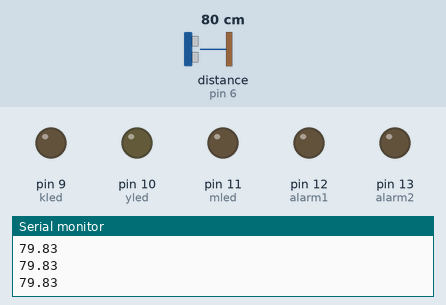
The sketch below on a simulated Arduino Uno, built with avr-gcc and run on an emulated ATmega328P. Shown: output pins drawn as LEDs (lit = HIGH), the last lines printed to the serial monitor. Wiring (inferred from the names in the program): ultrasonic range finder: trigger pin 7; echo pin 6. Dashed ring = blinking. The inputs (shaded band) are chosen by the test bench; at power-on: distance to the obstacle (sensor on pin 6) 80 cm. The echo pulse lasts 58.3 µs per cm; pins used as bus, display or sensor lines are not drawn.

Above: at 1.2 s.
1.3 s: distance to the obstacle (sensor on pin 6) set to 17 cm
2.8 s: distance to the obstacle (sensor on pin 6) set to 13 cm
At 3.1 s:
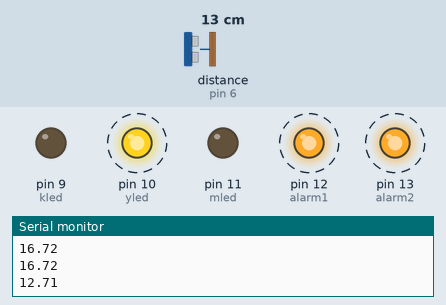
5.8 s: distance to the obstacle (sensor on pin 6) set to 11 cm
At 6.48 s:
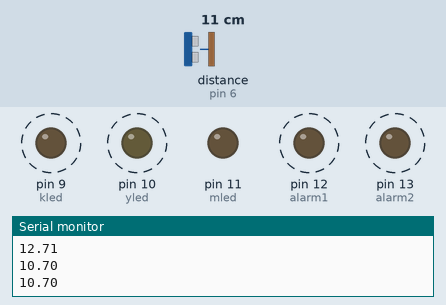
8.8 s: distance to the obstacle (sensor on pin 6) set to 2 cm
At 9.6 s:
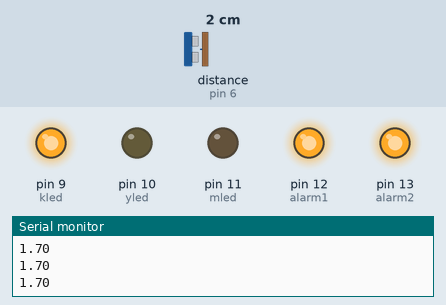
10.6 s: distance to the obstacle (sensor on pin 6) set to 5 cm
At 11.24 s:
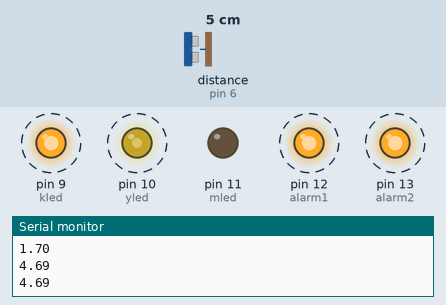
13.6 s: distance to the obstacle (sensor on pin 6) set to 18 cm
Timing chart, 0 to 16.1 s (numbered marks = the images above; inputs shaded):
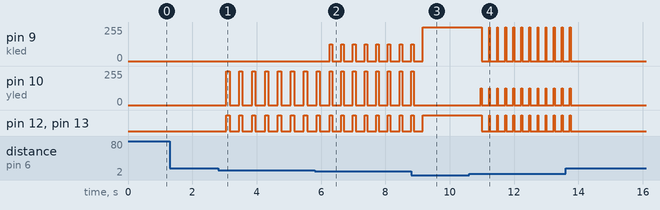

The sketch:

ParkSensoru.ino
```cpp
#define echo 6
#define trig 7
#define kled 9
#define yled 10
#define mled 11
#define alarm1 12
#define alarm2 13

void setup() {
  pinMode(trig,OUTPUT);
  pinMode(echo,INPUT);
  pinMode(kled,OUTPUT);
  pinMode(yled,OUTPUT);
  pinMode(mled,OUTPUT);
  pinMode(alarm1,OUTPUT);
  pinMode(alarm2,OUTPUT);

  Serial.begin(9600);

}

void loop() {
  digitalWrite(trig,LOW);
  delayMicroseconds(2);
  digitalWrite(trig,HIGH);
  delayMicroseconds(2);
  digitalWrite(trig,LOW);

  float zaman = pulseIn(echo,HIGH);
  float kalanmesafe = zaman/58.2;
  Serial.println(kalanmesafe);
  delay(200);

  if(kalanmesafe <= 15 and kalanmesafe >12){
    analogWrite(kled,0);
    analogWrite(yled,255);
    analogWrite(mled,0);
    digitalWrite(alarm1,HIGH);
    digitalWrite(alarm2,HIGH);
    delay(100);
    analogWrite(kled,0);
    analogWrite(yled,0);
    analogWrite(mled,0);
    digitalWrite(alarm1,LOW);
    digitalWrite(alarm2,LOW);
    delay(100);
  }
    else if(kalanmesafe <= 12 and kalanmesafe >9){
    analogWrite(kled,125);
    analogWrite(yled,255);
    analogWrite(mled,0);
    digitalWrite(alarm1,HIGH);
    digitalWrite(alarm2,HIGH);
    delay(80);
    analogWrite(kled,0);
    analogWrite(yled,0);
    analogWrite(mled,0);
    digitalWrite(alarm1,LOW);
    digitalWrite(alarm2,LOW);
    delay(80);
    }
    else if(kalanmesafe <= 9 and kalanmesafe >6){
    analogWrite(kled,255);
    analogWrite(yled,255);
    analogWrite(mled,0);
    digitalWrite(alarm1,HIGH);
    digitalWrite(alarm2,HIGH);
    delay(50);
    analogWrite(kled,0);
    analogWrite(yled,0);
    analogWrite(mled,0);
    digitalWrite(alarm1,LOW);
    digitalWrite(alarm2,LOW);
    delay(50);
    }
    else if(kalanmesafe <= 6 and kalanmesafe >3){
    analogWrite(kled,255);
    analogWrite(yled,125);
    analogWrite(mled,0);
    digitalWrite(alarm1,HIGH);
    digitalWrite(alarm2,HIGH);
    delay(25);
    analogWrite(kled,0);
    analogWrite(yled,0);
    analogWrite(mled,0);
    digitalWrite(alarm1,LOW);
    digitalWrite(alarm2,LOW);
    delay(25);
    }
    else if(kalanmesafe <= 3 and kalanmesafe >0){
    analogWrite(kled,255);
    analogWrite(yled,0);
    analogWrite(mled,0);
    digitalWrite(alarm1,HIGH);
    digitalWrite(alarm2,HIGH);
    }
    else{
      analogWrite(kled,0);
      analogWrite(yled,0);
      analogWrite(mled,0);
      digitalWrite(alarm1,LOW);
      digitalWrite(alarm2,LOW);
      }
      }
```

Measured:
- the behaviour switches between 16 and 15 cm on distance to the obstacle (sensor on pin 6) (found by bisection; images 0 and 1)
- the behaviour switches between 13 and 12 cm on distance to the obstacle (sensor on pin 6) (found by bisection; images 1 and 2)
- the behaviour switches between 3 and 4 cm on distance to the obstacle (sensor on pin 6) (found by bisection; images 3 and 4)
- after the input at 2.8 s, pin 10 (yled): alternates 255/255 for 0.10 s and 0/255 for 0.30 s, starting after 0.26 s; pin 12 (alarm1), pin 13 (alarm2): alternates HIGH for 0.10 s and LOW for 0.30 s, starting after 0.26 s
- after the input at 5.8 s, pin 9 (kled): alternates 125/255 for 0.08 s and 0/255 for 0.28 s, starting after 0.47 s
- after the input at 8.8 s, pin 10 (yled): goes on until 8.9 s, then stays 0/255; pin 12 (alarm1), pin 13 (alarm2): goes on until 9.2 s, then stays HIGH
- after the input at 10.6 s, pin 9 (kled): alternates 255/255 for 0.03 s and 0/255 for 0.23 s, starting after 0.40 s; pin 10 (yled): alternates 125/255 for 0.03 s and 0/255 for 0.23 s, starting after 0.37 s; pin 12 (alarm1), pin 13 (alarm2): alternates HIGH for 0.03 s and LOW for 0.23 s, starting after 0.40 s
- after the input at 13.6 s, pin 9 (kled), pin 10 (yled): goes on until 13.8 s, then stays 0/255; pin 12 (alarm1), pin 13 (alarm2): goes on until 13.8 s, then stays LOW
